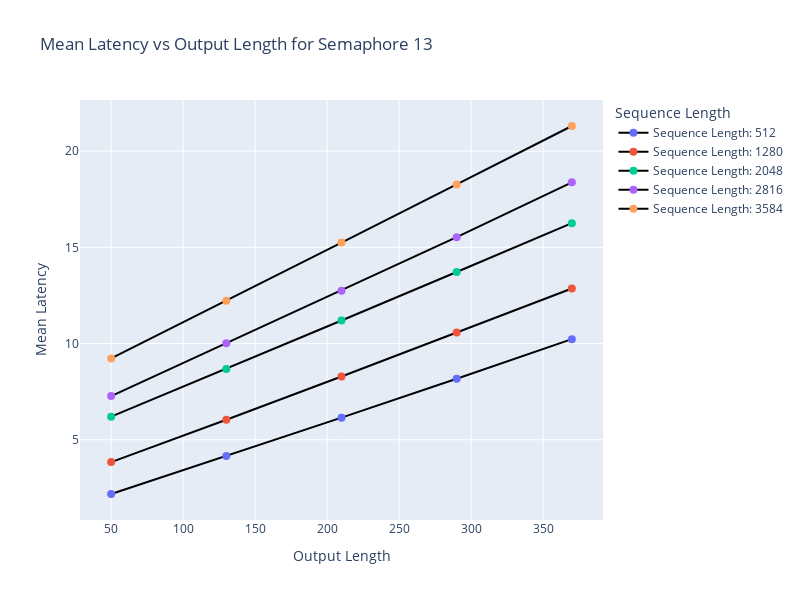

Source (notebook cell):
### Code cell
fig.show()

### Figure 1 — Plotly figure (JSON) as saved in the notebook; plotly's stock layout.template omitted (floating-point values rounded to 4 significant figures)
{"data": [{"marker": {"color": 512, "colorbar": {"title": {"text": "Sequence Length"}}, "colorscale": [[0, "#440154"], [0.1111, "#482878"], [0.2222, "#3e4989"], [0.3333, "#31688e"], [0.4444, "#26828e"], [0.5556, "#1f9e89"], [0.6667, "#35b779"], [0.7778, "#6ece58"], [0.8889, "#b5de2b"], [1, "#fde725"]], "showscale": false, "size": 8}, "mode": "lines+markers", "name": "Sequence Length: 512", "type": "scatter", "x": [50, 130, 210, 290, 370], "y": [2.18, 4.16, 6.15, 8.17, 10.23]}, {"marker": {"color": 1280, "colorbar": {"title": {"text": "Sequence Length"}}, "colorscale": [[0, "#440154"], [0.1111, "#482878"], [0.2222, "#3e4989"], [0.3333, "#31688e"], [0.4444, "#26828e"], [0.5556, "#1f9e89"], [0.6667, "#35b779"], [0.7778, "#6ece58"], [0.8889, "#b5de2b"], [1, "#fde725"]], "showscale": false, "size": 8}, "mode": "lines+markers", "name": "Sequence Length: 1280", "type": "scatter", "x": [50, 130, 210, 290, 370], "y": [3.84, 6.04, 8.29, 10.57, 12.86]}, {"marker": {"color": 2048, "colorbar": {"title": {"text": "Sequence Length"}}, "colorscale": [[0, "#440154"], [0.1111, "#482878"], [0.2222, "#3e4989"], [0.3333, "#31688e"], [0.4444, "#26828e"], [0.5556, "#1f9e89"], [0.6667, "#35b779"], [0.7778, "#6ece58"], [0.8889, "#b5de2b"], [1, "#fde725"]], "showscale": false, "size": 8}, "mode": "lines+markers", "name": "Sequence Length: 2048", "type": "scatter", "x": [50, 130, 210, 290, 370], "y": [6.2, 8.68, 11.2, 13.72, 16.26]}, {"marker": {"color": 2816, "colorbar": {"title": {"text": "Sequence Length"}}, "colorscale": [[0, "#440154"], [0.1111, "#482878"], [0.2222, "#3e4989"], [0.3333, "#31688e"], [0.4444, "#26828e"], [0.5556, "#1f9e89"], [0.6667, "#35b779"], [0.7778, "#6ece58"], [0.8889, "#b5de2b"], [1, "#fde725"]], "showscale": false, "size": 8}, "mode": "lines+markers", "name": "Sequence Length: 2816", "type": "scatter", "x": [50, 130, 210, 290, 370], "y": [7.27, 10.02, 12.75, 15.53, 18.38]}, {"marker": {"color": 3584, "colorbar": {"title": {"text": "Sequence Length"}}, "colorscale": [[0, "#440154"], [0.1111, "#482878"], [0.2222, "#3e4989"], [0.3333, "#31688e"], [0.4444, "#26828e"], [0.5556, "#1f9e89"], [0.6667, "#35b779"], [0.7778, "#6ece58"], [0.8889, "#b5de2b"], [1, "#fde725"]], "showscale": false, "size": 8}, "mode": "lines+markers", "name": "Sequence Length: 3584", "type": "scatter", "x": [50, 130, 210, 290, 370], "y": [9.23, 12.22, 15.25, 18.27, 21.31]}], "layout": {"height": 600, "legend": {"title": {"text": "Sequence Length"}}, "title": {"text": "Mean Latency vs Output Length for Semaphore 13"}, "width": 800, "xaxis": {"autorange": true, "range": [28.36, 391.6], "title": {"text": "Output Length"}, "type": "linear"}, "yaxis": {"autorange": true, "range": [0.8284, 22.66], "title": {"text": "Mean Latency"}, "type": "linear"}}}
